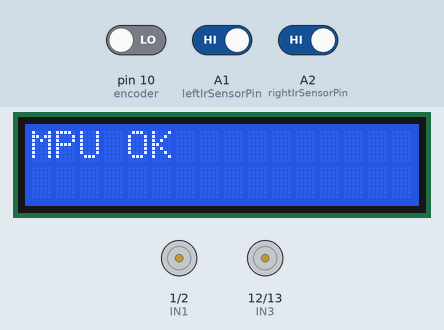
This sketch was run on a simulated Arduino Uno, built with avr-gcc and run on an emulated ATmega328P. On the bench: 16×2 character LCD, motor-driver pin pairs drawn as motors (green arrow = first pin HIGH = forward, orange = second pin HIGH = backward, longer = more drive, scaled by the enable pin). The inputs (shaded band) are chosen by the test bench; at power-on: A1 (leftIrSensorPin) HIGH, A2 (rightIrSensorPin) HIGH, pin 10 (encoder) LOW.

Above: at 1.1 s.
3.3 s: A1 (leftIrSensorPin) driven LOW
At 3.9 s:
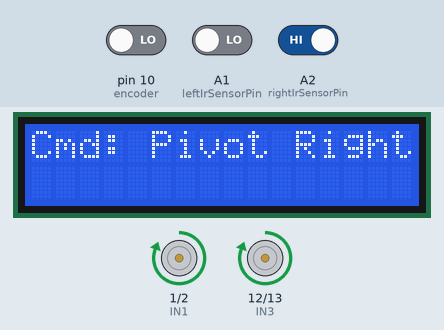
4.8 s: A2 (rightIrSensorPin) driven LOW
At 5.5 s:
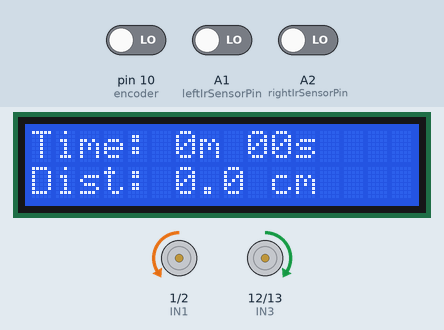
7.8 s: A1 (leftIrSensorPin) driven HIGH
At 9.2 s:
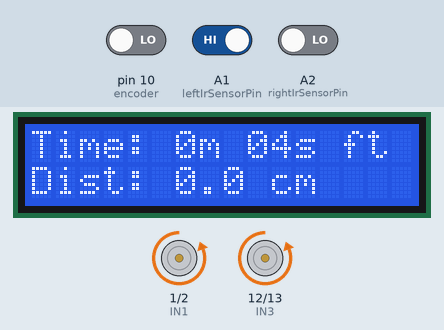
10.8 s: pin 10 (encoder) driven HIGH
At 12.1 s:
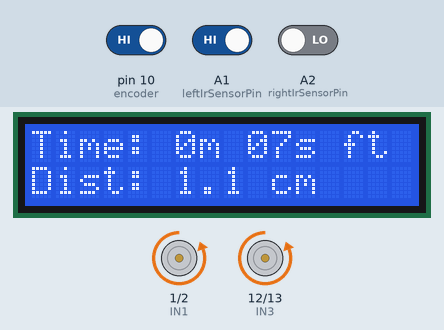
13.3 s: A2 (rightIrSensorPin) driven HIGH
At 14.0 s:
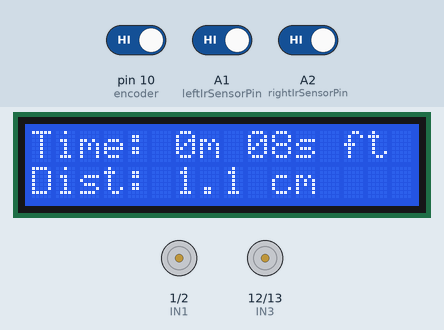
14.8 s: A1 (leftIrSensorPin) driven LOW
At 15.1 s:
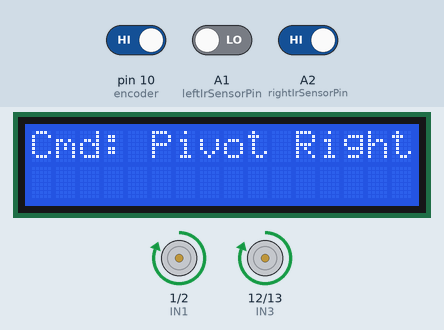
Timing chart, 0 to 17.3 s (numbered marks = the images above; inputs shaded):
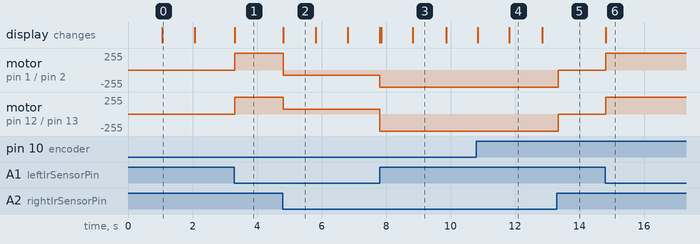

The sketch:

week_3_mpu_not_working_final_har.ino
```cpp
#include <Wire.h>
#include <LiquidCrystal.h>
#include <MPU6050.h>

// LCD Pin Definitions
const int rs = 8, en = 9, d4 = 4, d5 = 5, d6 = 6, d7 = 7;
LiquidCrystal lcd(rs, en, d4, d5, d6, d7);

// IR Sensor Pin Definitions
const int rightIrSensorPin = A2; // Right IR sensor
const int leftIrSensorPin = A1;  // Left IR sensor
const int encoder = 10;

// Motor Pin Definitions
const int IN1 = 1, IN2 = 2, IN3 = 12, IN4 = 13;
const int ENA = 3, ENB = 11;

// Current Command Tracking
String currentCommand = "";
bool carMoving = false;
unsigned long startTime = 0;
unsigned long elapsedTime = 0;
float distance = 0.0;
int previous_state = 0;

// Wheel and Encoder Parameters
const float WHEEL_RADIUS = 3.45; // Radius of the wheel in cm
const int COUNTS_PER_REV = 20; // Encoder counts per revolution
volatile int oneCount1 = 0;

// Ramp and Gyroscope
MPU6050 mpu;
float rampAngle = 0.0;

// Constants
const float GYRO_OFFSET = -3.71; // Default offset for flat surface
const int STOP_DELAY = 4000;     // Stop duration at the top (in milliseconds)

// State Definitions
enum State { FOLLOW_LINE, ASCEND_RAMP, AT_TOP, DESCEND_RAMP, RESUME_LINE };
State currentState = FOLLOW_LINE;

// Variables for Ramp Handling
bool isOnRamp = false;
unsigned long stopTime = 0;  // Time tracking for delays
bool hasRotated = false;     // Tracks if 360° rotation is completed

// Function Prototypes
void updateCommand(String command);
void moveForward();
void pivotRight();
void pivotLeft();
void stopMotors();
void displayDistance();
void displayTime(unsigned long time);
void detectRamp();
void rotateOnTop();
void handleLineFollowing();

void setup() {
  // Initialize pins
  pinMode(rightIrSensorPin, INPUT);
  pinMode(leftIrSensorPin, INPUT);
  pinMode(encoder, INPUT);
  pinMode(IN1, OUTPUT);
  pinMode(IN2, OUTPUT);
  pinMode(IN3, OUTPUT);
  pinMode(IN4, OUTPUT);
  pinMode(ENA, OUTPUT);
  pinMode(ENB, OUTPUT);

  // Initialize LCD
  lcd.begin(16, 2);
  lcd.print("Initializing...");
  delay(1000);
  lcd.clear();

  // Initialize MPU-6050
  Wire.begin();
  mpu.initialize();
  if (mpu.testConnection()) {
    lcd.print("MPU OK");
  } else {
    lcd.print("MPU ERROR");
    while (1); // Halt execution if MPU-6050 is not detected
  }
  delay(1000);
  lcd.clear();
}

void loop() {
  switch (currentState) {
    case FOLLOW_LINE:
      handleLineFollowing();
      if (isOnRamp) {
        currentState = ASCEND_RAMP;
      }
      break;

    case ASCEND_RAMP:
      moveForward();
      detectRamp();
      if (rampAngle > 10.0) { // Threshold for ramp top detection
        currentState = AT_TOP;
        stopMotors();
        stopTime = millis();
      }
      break;

    case AT_TOP:
      if (!hasRotated) {
        if (millis() - stopTime >= STOP_DELAY) {
          rotateOnTop();
          hasRotated = true;
        }
      } else {
        currentState = DESCEND_RAMP;
        isOnRamp = true;
      }
      break;

    case DESCEND_RAMP:
      moveForward();
      detectRamp();
      if (rampAngle < 5.0) { // Threshold for flat surface detection
        isOnRamp = false;
        currentState = RESUME_LINE;
      }
      break;

    case RESUME_LINE:
      handleLineFollowing();
      break;
  }

  // Distance Tracking with Encoder
  int current_state = digitalRead(encoder);
  if (current_state == HIGH && previous_state == LOW) {
    oneCount1++;
  }
  previous_state = current_state;

  // Update Distance and Display
  if (carMoving) {
    elapsedTime = millis() - startTime;
    distance = (oneCount1 * (2 * PI * WHEEL_RADIUS)) / COUNTS_PER_REV;
    displayTime(elapsedTime);
    displayDistance();
  }
}

void updateCommand(String command) {
  if (command != currentCommand) {
    currentCommand = command;
    lcd.clear();
    lcd.setCursor(0, 0);
    lcd.print("Cmd: ");
    lcd.print(command);
  }
}

void handleLineFollowing() {
  int leftIrValue = digitalRead(leftIrSensorPin);
  int rightIrValue = digitalRead(rightIrSensorPin);

  if (leftIrValue == LOW && rightIrValue == LOW) {
    updateCommand("Forward");
    moveForward();
  } else if (leftIrValue == LOW && rightIrValue == HIGH) {
    updateCommand("Pivot Right");
    pivotRight();
    delay(50);
  } else if (rightIrValue == LOW && leftIrValue == HIGH) {
    updateCommand("Pivot Left");
    pivotLeft();
    delay(50);
  } else {
    stopMotors();
  }
}

void moveForward() {
  analogWrite(ENA, 75);
  analogWrite(ENB, 75);
  digitalWrite(IN1, LOW);
  digitalWrite(IN2, HIGH);
  digitalWrite(IN3, HIGH);
  digitalWrite(IN4, LOW);
  if (!carMoving) {
    carMoving = true;
    startTime = millis() - elapsedTime;
  }
}

void pivotRight() {
  analogWrite(ENA, 255);
  analogWrite(ENB, 255);
  digitalWrite(IN1, HIGH);
  digitalWrite(IN2, LOW);
  digitalWrite(IN3, HIGH);
  digitalWrite(IN4, LOW);
}

void pivotLeft() {
  analogWrite(ENA, 255);
  analogWrite(ENB, 255);
  digitalWrite(IN1, LOW);
  digitalWrite(IN2, HIGH);
  digitalWrite(IN3, LOW);
  digitalWrite(IN4, HIGH);
}

void stopMotors() {
  analogWrite(ENA, 0);
  analogWrite(ENB, 0);
  digitalWrite(IN1, LOW);
  digitalWrite(IN2, LOW);
  digitalWrite(IN3, LOW);
  digitalWrite(IN4, LOW);
  carMoving = false;
}

void displayDistance() {
  lcd.setCursor(0, 1);
  lcd.print("Dist: ");
  lcd.print(distance, 1);
  lcd.print(" cm ");
}

void displayTime(unsigned long time) {
  unsigned long seconds = time / 1000;
  unsigned long minutes = seconds / 60;
  seconds %= 60;
  lcd.setCursor(0, 0);
  lcd.print("Time: ");
  lcd.print(minutes);
  lcd.print("m ");
  if (seconds < 10) {
    lcd.print("0");
  }
  lcd.print(seconds);
  lcd.print("s ");
}

void detectRamp() {
  int16_t ax, ay, az;
  mpu.getAcceleration(&ax, &ay, &az);
  rampAngle = atan2(ay, az) * 180 / PI + GYRO_OFFSET;
  lcd.setCursor(0, 1);
  lcd.print("Angle: ");
  lcd.print(rampAngle, 1);
  lcd.print(" ");
}

void rotateOnTop() {
  updateCommand("Rotate");
  analogWrite(ENA, 150);
  analogWrite(ENB, 150);
  digitalWrite(IN1, HIGH);
  digitalWrite(IN2, LOW);
  digitalWrite(IN3, LOW);
  digitalWrite(IN4, HIGH);
  delay(4000); // Adjust duration based on motor speed for 360° rotation
  stopMotors();
}
```

Measured:
- after the input at 3.3 s, motor on pin 1 (IN1) / pin 2 (IN2), motor on pin 12 (IN3) / pin 13 (IN4): stopped → forward 255/255 at once; the display: changes at once (image 1)
- after the input at 4.8 s, motor on pin 1 (IN1) / pin 2 (IN2): forward 255/255 → backward 75/255 at once; motor on pin 12 (IN3) / pin 13 (IN4): forward 255/255 → forward 75/255 at once; the display: changes at once (image 2)
- after the input at 7.8 s, motor on pin 1 (IN1) / pin 2 (IN2): backward 75/255 → backward 255/255 at once; motor on pin 12 (IN3) / pin 13 (IN4): forward 75/255 → backward 255/255 at once; the display: first changes at once (image 3 shows a later state)
- after the input at 13.3 s, motor on pin 1 (IN1) / pin 2 (IN2), motor on pin 12 (IN3) / pin 13 (IN4): backward 255/255 → stopped at once
- after the input at 14.8 s, motor on pin 1 (IN1) / pin 2 (IN2), motor on pin 12 (IN3) / pin 13 (IN4): stopped → forward 255/255 at once; the display: changes at once (image 6)
- what the display in image 0 shows lasts 1.0 s, from 1.1 s to 2.1 s
